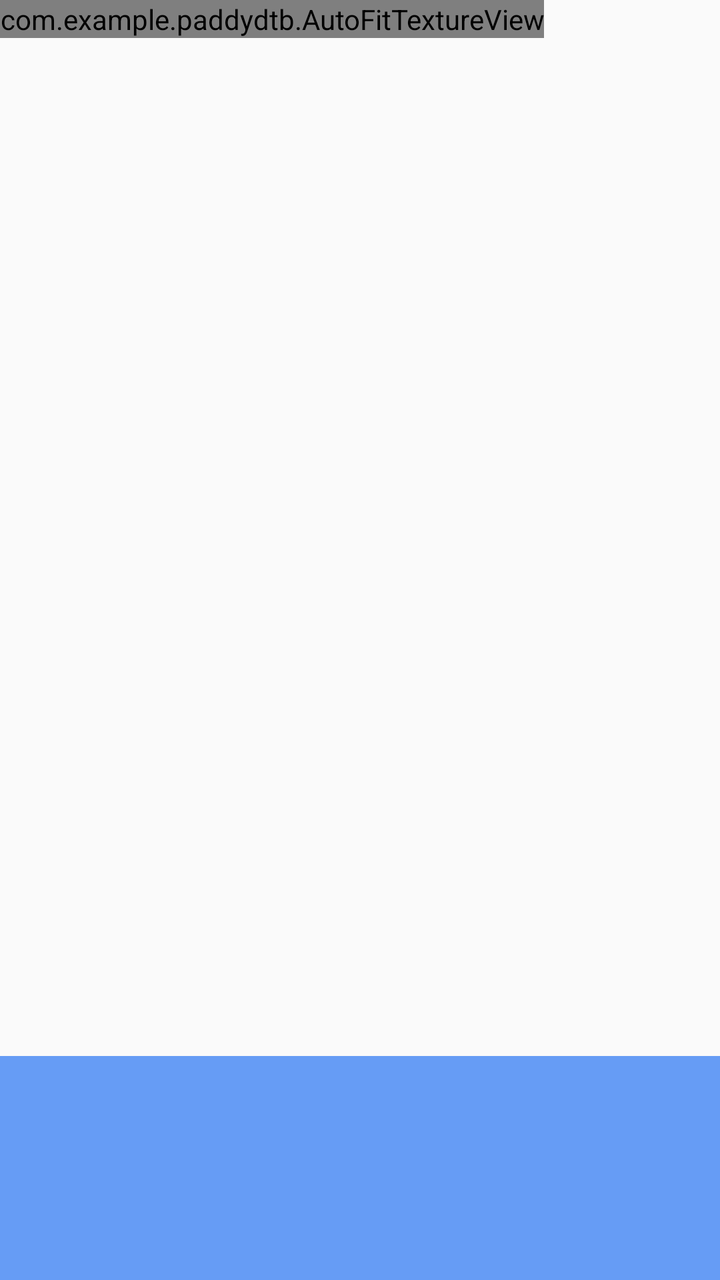
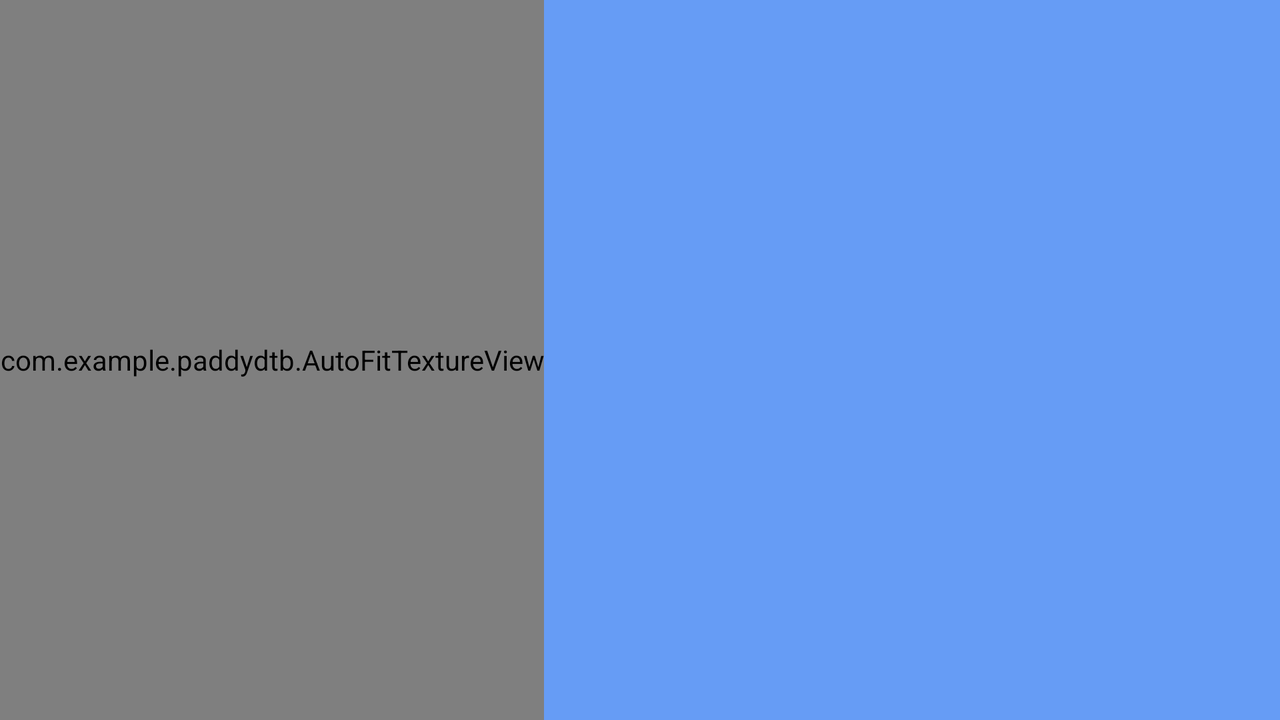

The same Android screen from two of the app's own layout files: first res/layout/ as a phone draws it, then the author's variant for another configuration, drawn on a device whose configuration selects that folder. Both files follow.
<!-- AndroidManifest.xml: application theme AppTheme -->
<!-- res/layout/fragment_camera2_basic.xml -->
<?xml version="1.0" encoding="utf-8"?>
<RelativeLayout xmlns:android="http://schemas.android.com/apk/res/android"
                android:layout_width="match_parent"
                android:layout_height="match_parent">

    <com.example.paddydtb.AutoFitTextureView
            android:id="@+id/texture"
            android:layout_width="wrap_content"
            android:layout_height="wrap_content"
            android:layout_alignParentStart="true"
            android:layout_alignParentTop="true"/>

    <FrameLayout
            android:id="@+id/control"
            android:layout_width="match_parent"
            android:layout_height="112dp"
            android:layout_alignParentBottom="true"
            android:layout_alignParentStart="true"
            android:background="@color/control_background">

        <TextView android:id="@+id/text"
                  android:layout_width="wrap_content"
                  android:layout_height="wrap_content"
                  android:paddingLeft="80dp"
                  android:textColor="#FFF"
                  android:textSize="20sp"
                  android:textStyle="bold"/>

    </FrameLayout>

</RelativeLayout>
<!-- resources referenced by this layout -->
<resources>
  <color name="control_background">#cc4285f4</color>
  <style name="AppTheme" parent="Theme.AppCompat.Light.NoActionBar">
          
          <item name="colorPrimary">@color/colorPrimary</item>
          <item name="colorPrimaryDark">@color/colorPrimaryDark</item>
          <item name="colorAccent">@color/colorAccent</item>
  
          
  
      </style>
  <color name="colorPrimary">#008577</color>
  <color name="colorPrimaryDark">#00574B</color>
  <color name="colorAccent">#428bca</color>
</resources>
<!-- res/layout-land/fragment_camera2_basic.xml (the author's variant of the layout above) -->
<!-- drawn on the phone turned sideways -->
<?xml version="1.0" encoding="utf-8"?>
<RelativeLayout xmlns:android="http://schemas.android.com/apk/res/android"
                android:layout_width="match_parent"
                android:layout_height="match_parent">

    <com.example.paddydtb.AutoFitTextureView
            android:id="@+id/texture"
            android:layout_width="wrap_content"
            android:layout_height="wrap_content"
            android:layout_alignParentBottom="true"
            android:layout_alignParentStart="true"
            android:layout_alignParentTop="true"/>

    <FrameLayout
            android:id="@+id/control"
            android:layout_width="match_parent"
            android:layout_height="wrap_content"
            android:layout_alignParentBottom="true"
            android:layout_alignParentEnd="true"
            android:layout_alignParentTop="true"
            android:layout_toRightOf="@id/texture"
            android:background="@color/control_background"
            android:orientation="horizontal">

        <TextView android:id="@+id/text"
                  android:layout_width="wrap_content"
                  android:layout_height="wrap_content"
                  android:paddingTop="20dp"
                  android:textColor="#FFF"
                  android:textSize="20sp"
                  android:textStyle="bold"/>


    </FrameLayout>

</RelativeLayout>
